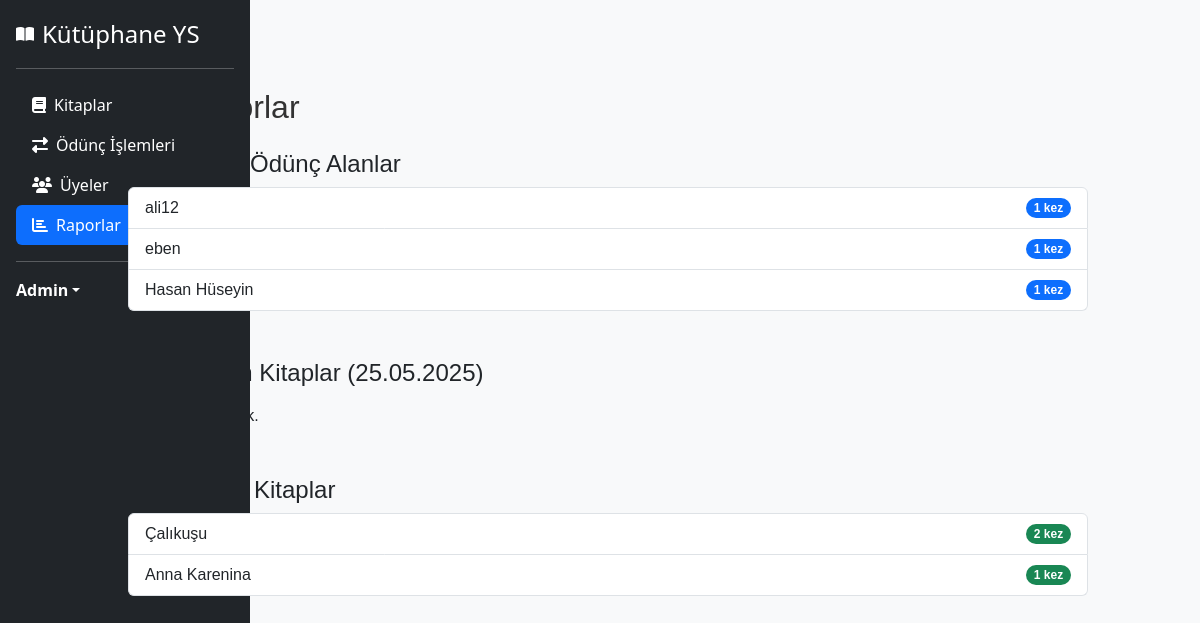
The app's page /raporlar (signed in) with its own data.
### app.py (models this page shows, shortened)
class User(UserMixin, db.Model):
    __tablename__ = 'user'
    id = db.Column(db.Integer, primary_key=True)
    name = db.Column(db.String(100), nullable=False)
    email = db.Column(db.String(100), unique=True, nullable=False)
    password = db.Column(db.String(200), nullable=False)
    register_date = db.Column(db.DateTime, default=datetime.utcnow)
    loans = db.relationship('Loan', back_populates='uye', cascade='all, delete-orphan')

class Book(db.Model):
    __tablename__ = 'book'
    id = db.Column(db.Integer, primary_key=True)
    isbn = db.Column(db.String(20), unique=True, nullable=False)
    title = db.Column(db.String(200), nullable=False)
    author = db.Column(db.String(100), nullable=False)
    publisher = db.Column(db.String(100))
    category = db.Column(db.String(50))
    status = db.Column(db.String(20), default="Rafta")
    loans = db.relationship('Loan', back_populates='kitap')

### app.py (the view)
@app.route("/raporlar")
@login_required
def raporlar():
    current_date = date.today()
    en_cok_odunc_alanlar = db.session.query(User.name, db.func.count(Loan.id))\
        .join(Loan).group_by(User.id).order_by(db.func.count(Loan.id).desc()).limit(5).all()
    geciken_kitaplar = Loan.query.filter(
        Loan.iade_tarihi < current_date,
        Loan.iade_edildi == False
    ).all()
    populer_kitaplar = db.session.query(Book.title, db.func.count(Loan.id))\
        .join(Loan).group_by(Book.id).order_by(db.func.count(Loan.id).desc()).limit(5).all()
    return render_template("raporlar.html",
                           en_cok_odunc_alanlar=en_cok_odunc_alanlar,
                           geciken_kitaplar=geciken_kitaplar,
                           populer_kitaplar=populer_kitaplar,
                           current_date=current_date)

### app.py (called while the page is built)
@login_manager.user_loader
def load_user(user_id):
    return User.query.get(int(user_id))

### templates/raporlar.html (shortened to what this page needs)
{% extends 'base.html' %}
{% block content %}
<div class="container my-5">
    <h2 class="mb-4">📊 Raporlar</h2>
    <div id="en_cok_odunc" class="mb-5">
        <h4>📌 En Çok Ödünç Alanlar</h4>
        {% if en_cok_odunc_alanlar %}
            <ul class="list-group">
                {% for uye, adet in en_cok_odunc_alanlar %}
                    <li class="list-group-item d-flex justify-content-between align-items-center">
                        {{ uye }}
                        <span class="badge bg-primary rounded-pill">{{ adet }} kez</span>
                    </li>
                {% endfor %}
            </ul>
        {% else %}
            <p>Veri bulunamadı.</p>
        {% endif %}
    </div>
    <div id="geciken_kitaplar" class="mb-5">
        <h4 class="mb-3">⏰ Geciken Kitaplar ({{ current_date.strftime('%d.%m.%Y') }})</h4>
        {% if geciken_kitaplar %}
            <div class="table-responsive">
                <table class="table table-bordered table-striped">
                    <thead class="table-dark">
                        <tr>
                            <th>Kitap</th>
                            <th>Üye</th>
                            <th>Ödünç Tarihi</th>
                            <th>İade Tarihi</th>
                            <th>Gecikme</th>
                        </tr>
                    </thead>
                    <tbody>
                        {% for odunc in geciken_kitaplar %}
                        <tr>
                            <td>{{ odunc.kitap.title }}</td>
                            <td>{{ odunc.uye.name }}</td>
                            <td>{{ odunc.odunc_tarihi.strftime('%d.%m.%Y') }}</td>
                            <td>{{ odunc.iade_tarihi.strftime('%d.%m.%Y') }}</td>
                            <td class="text-danger fw-bold">{{ (current_date - odunc.iade_tarihi).days }} gün</td>
                        </tr>
                        {% endfor %}
                    </tbody>
                </table>
            </div>
        {% else %}
            <p>Geciken kitap yok.</p>
        {% endif %}
    </div>
    <div id="populer_kitaplar" class="mb-5">
        <h4>🔥 Popüler Kitaplar</h4>
        {% if populer_kitaplar %}
            <ul class="list-group">
                {% for kitap, adet in populer_kitaplar %}
                    <li class="list-group-item d-flex justify-content-between align-items-center">
                        {{ kitap }}
                        <span class="badge bg-success rounded-pill">{{ adet }} kez</span>
                    </li>
                {% endfor %}
            </ul>
        {% else %}
            <p>Veri bulunamadı.</p>
        {% endif %}
    </div>
</div>
{% endblock %}

### static/style.css (style rules this page uses)
body { background-color: #f8f9fa; }
.container { max-width: 1200px; margin: 0 auto; padding: 20px; font-family: Arial, sans-serif; }
h2, h3 { color: #333; }
.container { max-width: 1000px; margin: 0 auto; padding: 20px; font-family: Arial, sans-serif; }

### records on screen
User: name "ali12", adet "1"
User: name "eben", adet "1"
User: name "Hasan Hüseyin", id "1"
Book: title "Çalıkuşu", id "2"
Book: title "Anna Karenina", id "1"
